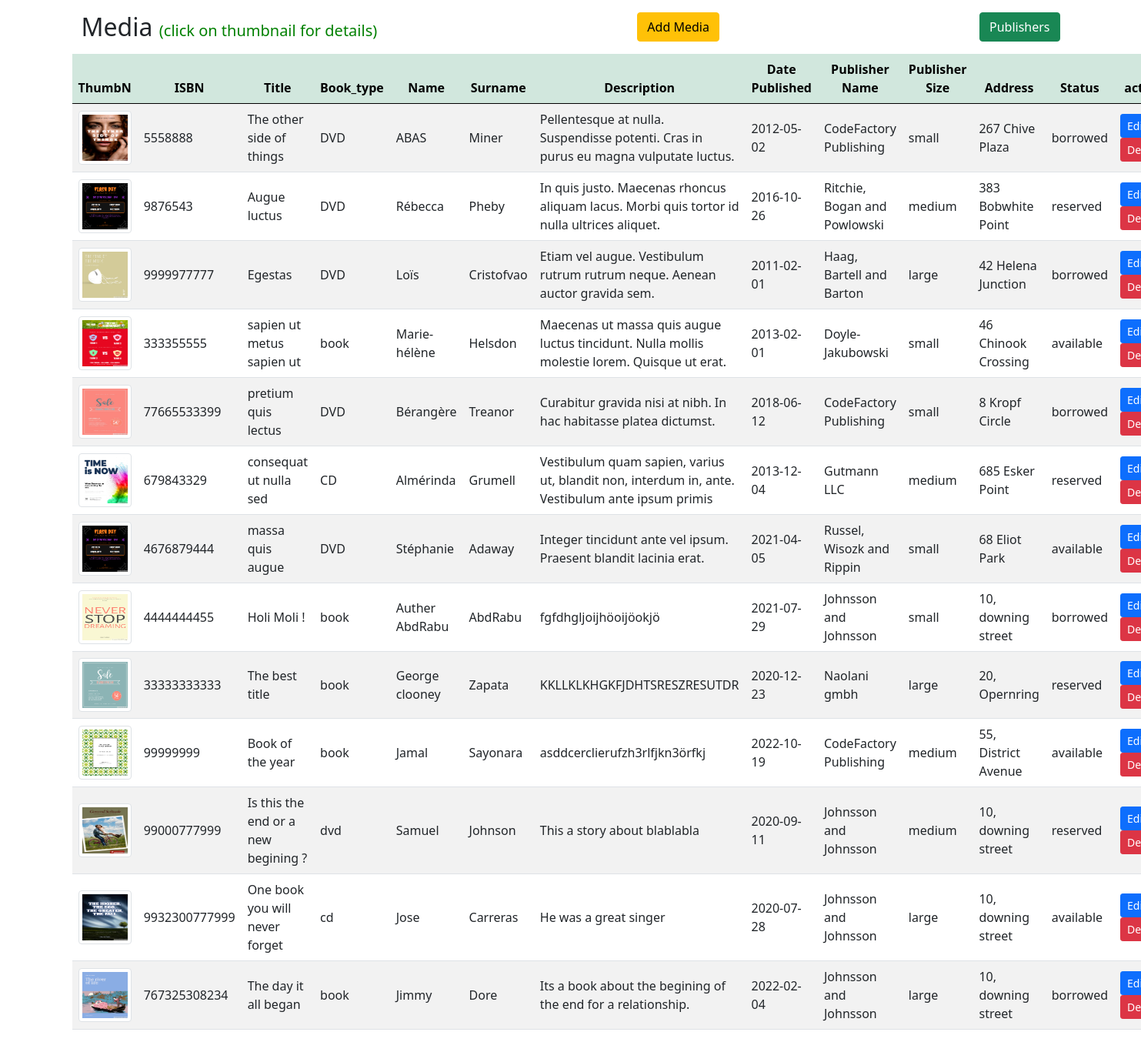
The page / on the database its author committed.
### tables this page shows
CREATE TABLE `library_table` (
  `id` int(11) NOT NULL,
  `title` text NOT NULL,
  `image` varchar(255) DEFAULT NULL,
  `first_name` varchar(50) NOT NULL,
  `last_name` varchar(50) NOT NULL,
  `ISBN` varchar(50) NOT NULL,
  `description` text DEFAULT NULL,
  `publish_date` date NOT NULL,
  `publisher_name` varchar(50) NOT NULL,
  `type` varchar(4) DEFAULT NULL,
  `publisher_address` varchar(50) DEFAULT NULL,
  `publisher_size` varchar(6) DEFAULT NULL,
  `status` varchar(9) NOT NULL
);

### index.php (the view, shortened to what this page needs)
<?php
require_once 'actions/db_connect.php';
$sql = "SELECT * FROM library_table";
$result = mysqli_query($connect ,$sql);
$tbody='';
if(mysqli_num_rows($result)  > 0) {
    while($row = mysqli_fetch_array($result, MYSQLI_ASSOC)){
        $tbody .= "<tr>
            <td>
                <a href='mediadetail.php?id=" .$row['id']."'>
                <img class='img-thumbnail' src='image_collection/".$row['image']."' </a>
            </td>
            <td>".$row['ISBN']."</td>
            <td>".$row['title']. "</td>
            <td>".$row['type']."</td>
            <td>".$row['first_name']."</td>
            <td>".$row['last_name']."</td>
            <td>".$row['description']."</td>
            <td>".$row['publish_date']."</td>
            <td>".$row['publisher_name']."</td>
            <td>".$row['publisher_size']."</td>
            <td>".$row['publisher_address']."</td>
            <td>".$row['status']."</td>
            <td><a href='update.php?id=" .$row['id']."'><button class='btn btn-primary btn-sm' type='button'>Edit</button></a>
            <a href='delete.php?id=" .$row['id']."'><button class='btn btn-danger btn-sm' type='button'>Delete</button></a></td>
            </tr>";
    };
} else {
    $tbody =  "<tr><td colspan='5'><center>No Data Available </center></td></tr>";
}
?>
<!DOCTYPE html>
<html lang="en">
    <head>
        <?php require_once 'components/boot.php'?>
    </head>
    <body>
        <div class="container manageMedia w-100 mt-3">
            <div class="container d-flex justify-content-between">
                <p class='h2'>Media  <span class='h5' style="color:green">(click on thumbnail for details)</span> </p>
                <div class='mb-3 d-flex '>
                    <a href= "create.php"><button class='btn btn-warning'type="button" >Add Media</button></a>
                </div>
                <div class='mb-3 d-flex '>
                    <a href= "publishersList.php" target="_blank"><button class='btn btn-success'type="button" >Publishers</button></a>
                </div>
            </div>
            <table class='table table-striped'>
                <thead class='table-success'>
                    <tr>
                        <th>ThumbN</th>
                        <th>ISBN</th>
                        <th>Title</th>
                        <th>Book_type</th>
                        <th>Name</th>
                        <th>Surname</th>
                        <th>Description</th>
                        <th>Date Published</th>
                        <th>Publisher Name</th>
                        <th>Publisher Size</th>
                        <th>Address</th>
                        <th>Status</th>
                        <th>action</th>
                    </tr>
                </thead>
                <tbody>
                    <?= $tbody;?>
                </tbody>
            </table>
        </div>
    </body>
</html>

### index.php (style rules this page uses)
.manageMedia { margin: auto; }
.img-thumbnail { width: 70px !important; height: 70px !important; }
td { text-align: left; vertical-align: middle; }
tr { text-align: center; }

### rows shown on the page
library_table: image (picture), ISBN "5558888", title "The other side of things", type "DVD", first_name "ABAS", last_name "Miner", description "Pellentesque at nulla. Suspendisse potenti. Cras in purus eu magna vulputate luctus.", publish_date "2012-05-02", publisher_name "CodeFactory Publishing", publisher_size "small", publisher_address "267 Chive Plaza", status "borrowed"
library_table: image (picture), ISBN "9876543", title "Augue luctus", type "DVD", first_name "Rébecca", last_name "Pheby", description "In quis justo. Maecenas rhoncus aliquam lacus. Morbi quis tortor id nulla ultrices aliquet.", publish_date "2016-10-26", publisher_name "Ritchie, Bogan and Powlowski", publisher_size "medium", publisher_address "383 Bobwhite Point", status "reserved"
library_table: image (picture), ISBN "9999977777", title "Egestas", type "DVD", first_name "Loïs", last_name "Cristofvao", description "Etiam vel augue. Vestibulum rutrum rutrum neque. Aenean auctor gravida sem.", publish_date "2011-02-01", publisher_name "Haag, Bartell and Barton", publisher_size "large", publisher_address "42 Helena Junction", status "borrowed"
library_table: image (picture), ISBN "333355555", title "sapien ut metus sapien ut", type "book", first_name "Marie-hélène", last_name "Helsdon", description "Maecenas ut massa quis augue luctus tincidunt. Nulla mollis molestie lorem. Quisque ut erat.", publish_date "2013-02-01", publisher_name "Doyle-Jakubowski", publisher_size "small", publisher_address "46 Chinook Crossing", status "available"
library_table: image (picture), ISBN "77665533399", title "pretium quis lectus", type "DVD", first_name "Bérangère", last_name "Treanor", description "Curabitur gravida nisi at nibh. In hac habitasse platea dictumst.", publish_date "2018-06-12", publisher_name "CodeFactory Publishing", publisher_size "small", publisher_address "8 Kropf Circle", status "borrowed"
library_table: image (picture), ISBN "679843329", title "consequat ut nulla sed", type "CD", first_name "Almérinda", last_name "Grumell", description "Vestibulum quam sapien, varius ut, blandit non, interdum in, ante. Vestibulum ante ipsum primis", publish_date "2013-12-04", publisher_name "Gutmann LLC", publisher_size "medium", publisher_address "685 Esker Point", status "reserved"
library_table: image (picture), ISBN "4676879444", title "massa quis augue", type "DVD", first_name "Stéphanie", last_name "Adaway", description "Integer tincidunt ante vel ipsum. Praesent blandit lacinia erat.", publish_date "2021-04-05", publisher_name "Russel, Wisozk and Rippin", publisher_size "small", publisher_address "68 Eliot Park", status "available"
library_table: image (picture), ISBN "4444444455", title "Holi Moli !", type "book", first_name "Auther AbdRabu", last_name "AbdRabu", description "fgfdhgljoijhöoijöokjö", publish_date "2021-07-29", publisher_name "Johnsson and Johnsson", publisher_size "small", publisher_address "10, downing street", status "borrowed"
library_table: image (picture), ISBN "33333333333", title "The best title", type "book", first_name "George clooney", last_name "Zapata", description "KKLLKLKHGKFJDHTSRESZRESUTDR", publish_date "2020-12-23", publisher_name "Naolani gmbh", publisher_size "large", publisher_address "20, Opernring", status "reserved"
library_table: image (picture), ISBN "99999999", title "Book of the year", type "book", first_name "Jamal", last_name "Sayonara", description "asddcerclierufzh3rlfjkn3örfkj", publish_date "2022-10-19", publisher_name "CodeFactory Publishing", publisher_size "medium", publisher_address "55, District Avenue", status "available"
library_table: image (picture), ISBN "99000777999", title "Is this the end or a new begining ?", type "dvd", first_name "Samuel", last_name "Johnson", description "This a story about blablabla", publish_date "2020-09-11", publisher_name "Johnsson and Johnsson", publisher_size "medium", publisher_address "10, downing street", status "reserved"
library_table: image (picture), ISBN "9932300777999", title "One book you will never forget", type "cd", first_name "Jose", last_name "Carreras", description "He was a great singer", publish_date "2020-07-28", publisher_name "Johnsson and Johnsson", publisher_size "large", publisher_address "10, downing street", status "available"
library_table: image (picture), ISBN "767325308234", title "The day it all began", type "book", first_name "Jimmy", last_name "Dore", description "Its a book about the begining of the end for a relationship.", publish_date "2022-02-04", publisher_name "Johnsson and Johnsson", publisher_size "large", publisher_address "10, downing street", status "borrowed"
